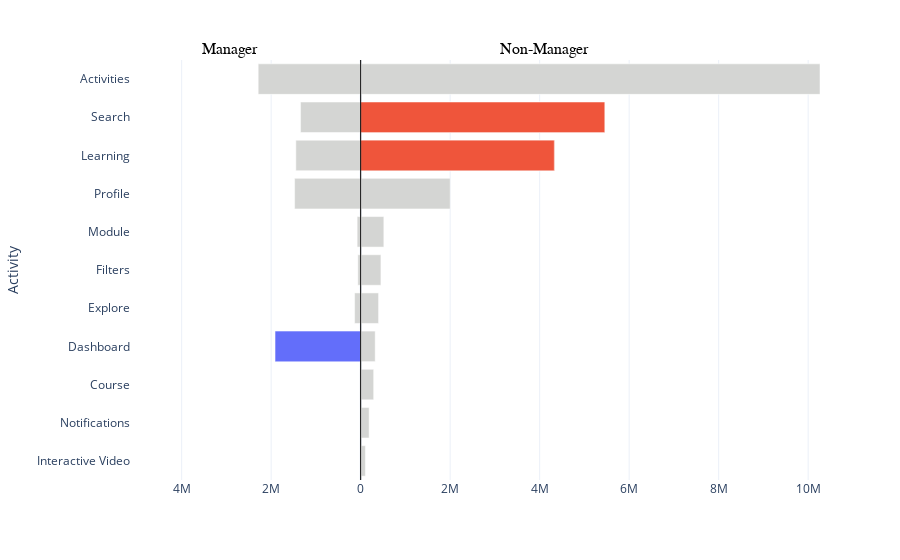

Notebook source saved alongside this figure:
### Code cell
mirror = activities.pivot(index='Activity', columns='Manager', values='Value').reset_index()
mirror['Y'] = -mirror['Y']
mirror['Y2'] = mirror['Y']
mirror['N2'] = mirror['N']

mirror.loc[mirror['Activity'] != 'dashboard', 'Y2'] = 0
mirror.loc[~mirror['Activity'].isin(['search', 'learning']),'N2'] = 0
mirror['Y3'] = mirror['Y2']
mirror['N3'] = mirror['N2']

mirror['Activity'] = mirror['Activity'].str.title().str.replace('_', ' ')
order_list = mirror.sort_values('N', ascending=False)['Activity']


fig = px.bar(mirror, y='Activity', x=['Y', 'N', 'Y2', 'N2', 'Y3', 'N3'],
             category_orders={'Activity': list(order_list)},
             orientation='h',
             template='plotly_white',
             opacity=1,
             barmode='overlay',
             color_discrete_sequence=["#D4D5D3", "#D4D5D3", 
                                      colors[0], colors[1],
                                      colors[0], colors[1]])


fig.add_annotation(xref='paper', yref='paper', x=0.1, y=1.05,
                   text="Manager",
                   font=dict(family='Arial', size=16, color="black"),
                   showarrow=False)
fig.add_annotation(xref='paper', yref='paper', x=0.6, y=1.05,
                   text="Non-Manager",
                   font=dict(family='Arial', size=16, color="black"),
                   showarrow=False)

fig.add_vline(x=0, line_color='black', line_width=1)
fig.update_layout(xaxis_range=[-mirror['N'].max()/2, mirror['N'].max()],
                 showlegend=False,
                 xaxis=dict(title='',
                            tickvals=[-4000000, -2000000, 0, 2000000, 4000000, 6000000, 8000000, 10000000],
                            ticktext=['4M', '2M', '0', '2M', '4M', '6M', '8M', '10M']))

fig.show()

### Figure 1 — Plotly figure (JSON) as saved in the notebook; plotly's stock layout.template omitted (floating-point values rounded to 4 significant figures)
{"data": [{"alignmentgroup": "True", "hovertemplate": "variable=Y<br>value=%{x}<br>Activity=%{y}<extra></extra>", "legendgroup": "Y", "marker": {"color": "#D4D5D3", "opacity": 1}, "name": "Y", "offsetgroup": "Y", "orientation": "h", "showlegend": true, "textposition": "auto", "type": "bar", "x": [-2289704, -17487, -1912850, -135403, -63894, -1987, -1449004, -78565, -14985, -1475969, -1343361], "xaxis": "x", "y": ["Activities", "Course", "Dashboard", "Explore", "Filters", "Interactive Video", "Learning", "Module", "Notifications", "Profile", "Search"], "yaxis": "y"}, {"alignmentgroup": "True", "hovertemplate": "variable=N<br>value=%{x}<br>Activity=%{y}<extra></extra>", "legendgroup": "N", "marker": {"color": "#D4D5D3", "opacity": 1}, "name": "N", "offsetgroup": "N", "orientation": "h", "showlegend": true, "textposition": "auto", "type": "bar", "x": [10264672, 290683, 324631, 400125, 452539, 105922, 4327261, 517523, 188699, 2000637, 5454195], "xaxis": "x", "y": ["Activities", "Course", "Dashboard", "Explore", "Filters", "Interactive Video", "Learning", "Module", "Notifications", "Profile", "Search"], "yaxis": "y"}, {"alignmentgroup": "True", "hovertemplate": "variable=Y2<br>value=%{x}<br>Activity=%{y}<extra></extra>", "legendgroup": "Y2", "marker": {"color": "#636EFA", "opacity": 1}, "name": "Y2", "offsetgroup": "Y2", "orientation": "h", "showlegend": true, "textposition": "auto", "type": "bar", "x": [0, 0, -1912850, 0, 0, 0, 0, 0, 0, 0, 0], "xaxis": "x", "y": ["Activities", "Course", "Dashboard", "Explore", "Filters", "Interactive Video", "Learning", "Module", "Notifications", "Profile", "Search"], "yaxis": "y"}, {"alignmentgroup": "True", "hovertemplate": "variable=N2<br>value=%{x}<br>Activity=%{y}<extra></extra>", "legendgroup": "N2", "marker": {"color": "#EF553B", "opacity": 1}, "name": "N2", "offsetgroup": "N2", "orientation": "h", "showlegend": true, "textposition": "auto", "type": "bar", "x": [0, 0, 0, 0, 0, 0, 4327261, 0, 0, 0, 5454195], "xaxis": "x", "y": ["Activities", "Course", "Dashboard", "Explore", "Filters", "Interactive Video", "Learning", "Module", "Notifications", "Profile", "Search"], "yaxis": "y"}, {"alignmentgroup": "True", "hovertemplate": "variable=Y3<br>value=%{x}<br>Activity=%{y}<extra></extra>", "legendgroup": "Y3", "marker": {"color": "#636EFA", "opacity": 1}, "name": "Y3", "offsetgroup": "Y3", "orientation": "h", "showlegend": true, "textposition": "auto", "type": "bar", "x": [0, 0, -1912850, 0, 0, 0, 0, 0, 0, 0, 0], "xaxis": "x", "y": ["Activities", "Course", "Dashboard", "Explore", "Filters", "Interactive Video", "Learning", "Module", "Notifications", "Profile", "Search"], "yaxis": "y"}, {"alignmentgroup": "True", "hovertemplate": "variable=N3<br>value=%{x}<br>Activity=%{y}<extra></extra>", "legendgroup": "N3", "marker": {"color": "#EF553B", "opacity": 1}, "name": "N3", "offsetgroup": "N3", "orientation": "h", "showlegend": true, "textposition": "auto", "type": "bar", "x": [0, 0, 0, 0, 0, 0, 4327261, 0, 0, 0, 5454195], "xaxis": "x", "y": ["Activities", "Course", "Dashboard", "Explore", "Filters", "Interactive Video", "Learning", "Module", "Notifications", "Profile", "Search"], "yaxis": "y"}], "layout": {"annotations": [{"font": {"color": "black", "family": "Arial", "size": 16}, "showarrow": false, "text": "Manager", "x": 0.1, "xref": "paper", "y": 1.05, "yref": "paper"}, {"font": {"color": "black", "family": "Arial", "size": 16}, "showarrow": false, "text": "Non-Manager", "x": 0.6, "xref": "paper", "y": 1.05, "yref": "paper"}], "barmode": "overlay", "legend": {"title": {"text": "variable"}, "tracegroupgap": 0}, "margin": {"t": 60}, "shapes": [{"line": {"color": "black", "width": 1}, "type": "line", "x0": 0, "x1": 0, "xref": "x", "y0": 0, "y1": 1, "yref": "y domain"}], "showlegend": false, "xaxis": {"anchor": "y", "domain": [0, 1], "range": [-5132336, 10264672], "ticktext": ["4M", "2M", "0", "2M", "4M", "6M", "8M", "10M"], "tickvals": [-4000000, -2000000, 0, 2000000, 4000000, 6000000, 8000000, 10000000], "title": {"text": ""}}, "yaxis": {"anchor": "x", "categoryarray": ["Interactive Video", "Notifications", "Course", "Dashboard", "Explore", "Filters", "Module", "Profile", "Learning", "Search", "Activities"], "categoryorder": "array", "domain": [0, 1], "title": {"text": "Activity"}}}}
